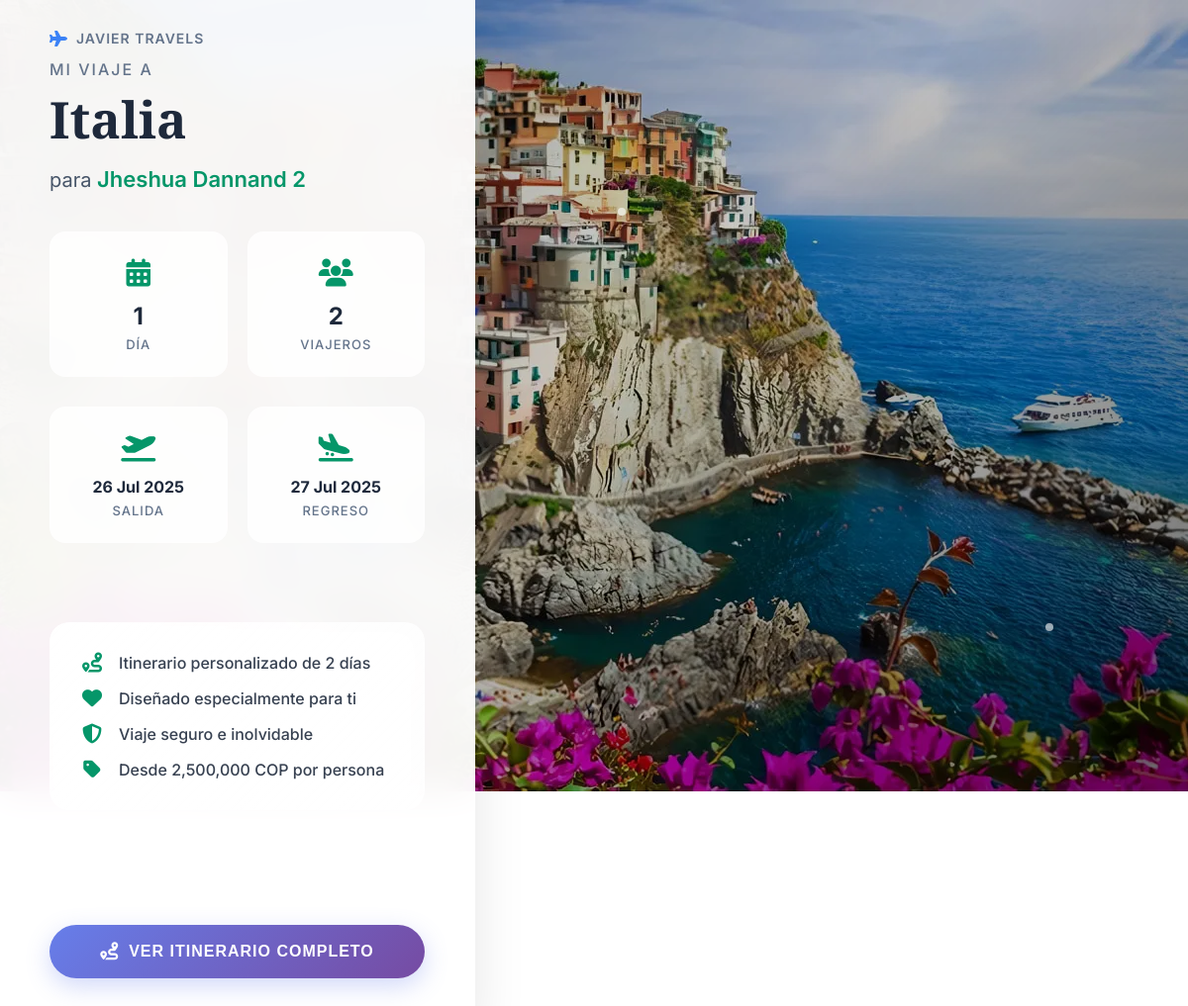
Page /pages/preview.php?id=33 on the committed database.
### tables this page shows
CREATE TABLE `programa_solicitudes` (
  `id` int(11) NOT NULL,
  `id_solicitud` varchar(50) DEFAULT NULL,
  `nombre_viajero` varchar(100) NOT NULL,
  `apellido_viajero` varchar(100) NOT NULL,
  `destino` varchar(200) NOT NULL,
  `fecha_llegada` date NOT NULL,
  `fecha_salida` date NOT NULL,
  `numero_pasajeros` int(11) NOT NULL DEFAULT 1,
  `acompanamiento` varchar(50) DEFAULT 'sin-acompanamiento',
  `user_id` int(11) NOT NULL,
  `created_at` timestamp NOT NULL DEFAULT current_timestamp(),
  `updated_at` timestamp NOT NULL DEFAULT current_timestamp() ON UPDATE current_timestamp()
);

CREATE TABLE `programa_precios` (
  `id` int(11) NOT NULL,
  `solicitud_id` int(11) NOT NULL,
  `moneda` varchar(3) DEFAULT 'USD',
  `precio_por_persona` decimal(10,2) DEFAULT NULL,
  `precio_total` decimal(10,2) DEFAULT NULL,
  `noches_incluidas` int(11) DEFAULT 0,
  `precio_incluye` text DEFAULT NULL,
  `precio_no_incluye` text DEFAULT NULL,
  `condiciones_generales` text DEFAULT NULL,
  `movilidad_reducida` tinyint(1) DEFAULT 0,
  `info_pasaporte` text DEFAULT NULL,
  `info_seguros` text DEFAULT NULL,
  `created_at` timestamp NOT NULL DEFAULT current_timestamp(),
  `updated_at` timestamp NOT NULL DEFAULT current_timestamp() ON UPDATE current_timestamp()
);

### config/config_functions.php (called while the page is built, shortened)
<?php
class ConfigManager {
    private static $config = null;
    private static $db = null;
    public static function init() {
        try {
            self::$db = Database::getInstance();
        } catch(Exception $e) {
            error_log("ConfigManager init error: " . $e->getMessage());
            self::$config = self::getDefaultConfig();
        }
    }
    private static function loadConfig() {
        try {
            self::$config = self::$db->fetch("SELECT * FROM company_settings ORDER BY id DESC LIMIT 1");
        } catch(Exception $e) {
            error_log("Error loading config: " . $e->getMessage());
            self::$config = self::getDefaultConfig();
        }
    }
    public static function get($key = null) {
        return self::$config[$key] ?? null;
    }
    public static function getCompanyName() {
        return self::get('company_name') ?: 'Travel Agency';
    }
}
?>

### config/database.php (called while the page is built, shortened)
<?php
class Database {
    private static $instance = null;
    private $connection;
    private function __construct() {
        $host = $_ENV['DB_HOST'] ?? 'localhost';
        $dbname = $_ENV['DB_NAME'] ?? 'travelag_travel_agency';
        $username = $_ENV['DB_USER'] ?? 'travelag_admin';
        $password = $_ENV['DB_PASS'] ?? '';
        $charset = $_ENV['DB_CHARSET'] ?? 'utf8mb4';
        try {
            $dsn = "mysql:host={$host};dbname={$dbname};charset={$charset}";
            $this->connection = new PDO($dsn, $username, $password, [
                PDO::ATTR_ERRMODE => PDO::ERRMODE_EXCEPTION,
                PDO::ATTR_DEFAULT_FETCH_MODE => PDO::FETCH_ASSOC,
                PDO::ATTR_EMULATE_PREPARES => false
            ]);
        } catch(PDOException $e) {
            error_log("Database connection error: " . $e->getMessage());
            throw new Exception("Error de conexión a la base de datos");
        }
    }
    public static function getInstance() {
        if (self::$instance === null) {
            self::$instance = new self();
        }
        return self::$instance;
    }
    public function query($sql, $params = []) {
        try {
            $stmt = $this->connection->prepare($sql);
            $stmt->execute($params);
            return $stmt;
        } catch(PDOException $e) {
            error_log("Database query error: " . $e->getMessage());
            error_log("SQL was: " . $sql);
            error_log("Params were: " . print_r($params, true));
            throw new Exception("Error en la consulta de base de datos");
        }
    }
    public function fetch($sql, $params = []) {
        $stmt = $this->query($sql, $params);
        return $stmt->fetch();
    }
    public function fetchAll($sql, $params = []) {
        $stmt = $this->query($sql, $params);
        return $stmt->fetchAll();
    }
}

### pages/preview.php (the view, shortened to what this page needs)
<?php
require_once 'config/config_functions.php';
$programa_id = $_GET['id'] ?? null;
try {
    $company_name = ConfigManager::getCompanyName();
} catch(Exception $e) {
    $company_name = 'Travel Agency';
}
try {
    $db = Database::getInstance();
    $programa = $db->fetch(
        "SELECT ps.*, pp.titulo_programa, pp.foto_portada, pp.idioma_predeterminado
         FROM programa_solicitudes ps
         LEFT JOIN programa_personalizacion pp ON ps.id = pp.solicitud_id
         WHERE ps.id = ?",
        [$programa_id]
    );
    $dias = $db->fetchAll(
        "SELECT * FROM programa_dias WHERE solicitud_id = ? ORDER BY dia_numero ASC",
        [$programa_id]
    );
    $precios = $db->fetch(
        "SELECT * FROM programa_precios WHERE solicitud_id = ?",
        [$programa_id]
    );
} catch(Exception $e) {
    error_log("Error cargando programa para preview: " . $e->getMessage());
    header('Location: ' . APP_URL . '/itinerarios');
    exit;
}
$nombre_viajero = trim($programa['nombre_viajero'] . ' ' . $programa['apellido_viajero']);
$destino = $programa['destino'];
$num_dias = count($dias);
$num_pasajeros = $programa['numero_pasajeros'];
$duracion_dias = 'N/A';
if ($programa['fecha_llegada'] && $programa['fecha_salida']) {
    $fecha_inicio = new DateTime($programa['fecha_llegada']);
    $fecha_fin = new DateTime($programa['fecha_salida']);
    $diferencia = $fecha_inicio->diff($fecha_fin);
    $duracion_dias = $diferencia->days > 0 ? $diferencia->days : 1;
}
$fecha_inicio_formatted = $programa['fecha_llegada'] ?
    date('d M Y', strtotime($programa['fecha_llegada'])) : '';
$fecha_fin_formatted = $programa['fecha_salida'] ?
    date('d M Y', strtotime($programa['fecha_salida'])) : '';
?>
<!DOCTYPE html>
<html lang="es">
<head>
    <link href="https://cdnjs.cloudflare.com/ajax/libs/font-awesome/6.5.0/css/all.min.css" rel="stylesheet">
</head>
<body>
    <div class="hero-background"></div>
    <div class="hero-overlay"></div>
    <div class="preview-container">
        <div class="info-sidebar">
            <div class="agency-logo">
                <i class="fas fa-plane"></i>
                <?= htmlspecialchars($company_name) ?>
            </div>
            <div class="program-header">
                <div class="program-subtitle">Mi viaje a</div>
                <h1 class="program-title"><?= htmlspecialchars($destino) ?></h1>
                <div class="program-for">
                    para <span class="traveler-name"><?= htmlspecialchars($nombre_viajero) ?></span>
                </div>
            </div>
            <div class="trip-details">
                <div class="details-grid">
                    <div class="detail-item">
                        <div class="detail-icon">
                            <i class="fas fa-calendar-alt"></i>
                        </div>
                        <div class="detail-value"><?= $duracion_dias ?></div>
                        <div class="detail-label"><?= $duracion_dias == 1 ? 'Día' : 'Días' ?></div>
                    </div>
                    <div class="detail-item">
                        <div class="detail-icon">
                            <i class="fas fa-users"></i>
                        </div>
                        <div class="detail-value"><?= $num_pasajeros ?></div>
                        <div class="detail-label"><?= $num_pasajeros == 1 ? 'Viajero' : 'Viajeros' ?></div>
                    </div>
                </div>
                <?php if ($fecha_inicio_formatted && $fecha_fin_formatted): ?>
                <div class="details-grid">
                    <div class="detail-item">
                        <div class="detail-icon">
                            <i class="fas fa-plane-departure"></i>
                        </div>
                        <div class="detail-value" style="font-size: 16px;"><?= $fecha_inicio_formatted ?></div>
                        <div class="detail-label">Salida</div>
                    </div>
                    <div class="detail-item">
                        <div class="detail-icon">
                            <i class="fas fa-plane-arrival"></i>
                        </div>
                        <div class="detail-value" style="font-size: 16px;"><?= $fecha_fin_formatted ?></div>
                        <div class="detail-label">Regreso</div>
                    </div>
                </div>
                <?php endif; ?>
            </div>
            <div class="trip-summary">
                <div class="summary-item">
                    <i class="fas fa-route"></i>
                    <span>Itinerario personalizado de <?= $num_dias ?> <?= $num_dias == 1 ? 'día' : 'días' ?></span>
                </div>
                <div class="summary-item">
                    <i class="fas fa-heart"></i>
                    <span>Diseñado especialmente para ti</span>
                </div>
                <div class="summary-item">
                    <i class="fas fa-shield-alt"></i>
                    <span>Viaje seguro e inolvidable</span>
                </div>
                <?php if ($precios && $precios['precio_por_persona']): ?>
                <div class="summary-item">
                    <i class="fas fa-tag"></i>
                    <span>Desde <?= number_format($precios['precio_por_persona'], 0) ?> <?= $precios['moneda'] ?> por persona</span>
                </div>
                <?php endif; ?>
            </div>
            <button class="itinerary-button" onclick="verItinerarioCompleto()">
                <i class="fas fa-route"></i>
                Ver itinerario completo
            </button>
        </div>
        <div class="main-content">
            <div class="floating-elements">
                <div class="floating-element"></div>
                <div class="floating-element"></div>
                <div class="floating-element"></div>
            </div>
        </div>
    </div>
</body>
</html>

### pages/preview.php (style rules this page uses)
body.loaded .info-sidebar { opacity: 1; transition: opacity 0.5s ease; }
.itinerary-button::after { content: ''; position: absolute; top: 0; left: -100%; width: 100%; height: 100%; background: linear-gradient(90deg, transparent, rgba(255,255,255,0.2), transparent); transition: left 0.5s; pointer-events: none; }

### rows in the picture
programa_solicitudes: destino "Italia", nombre_viajero "Jheshua Dannand 2", duracion_dias "1", numero_pasajeros "2", fecha_llegada "26 Jul 2025", fecha_salida "27 Jul 2025"
programa_precios: precio_por_persona "2,500,000", moneda "COP"

### other values in the picture
$company_name "JAVIER TRAVELS"
$num_dias "2"
